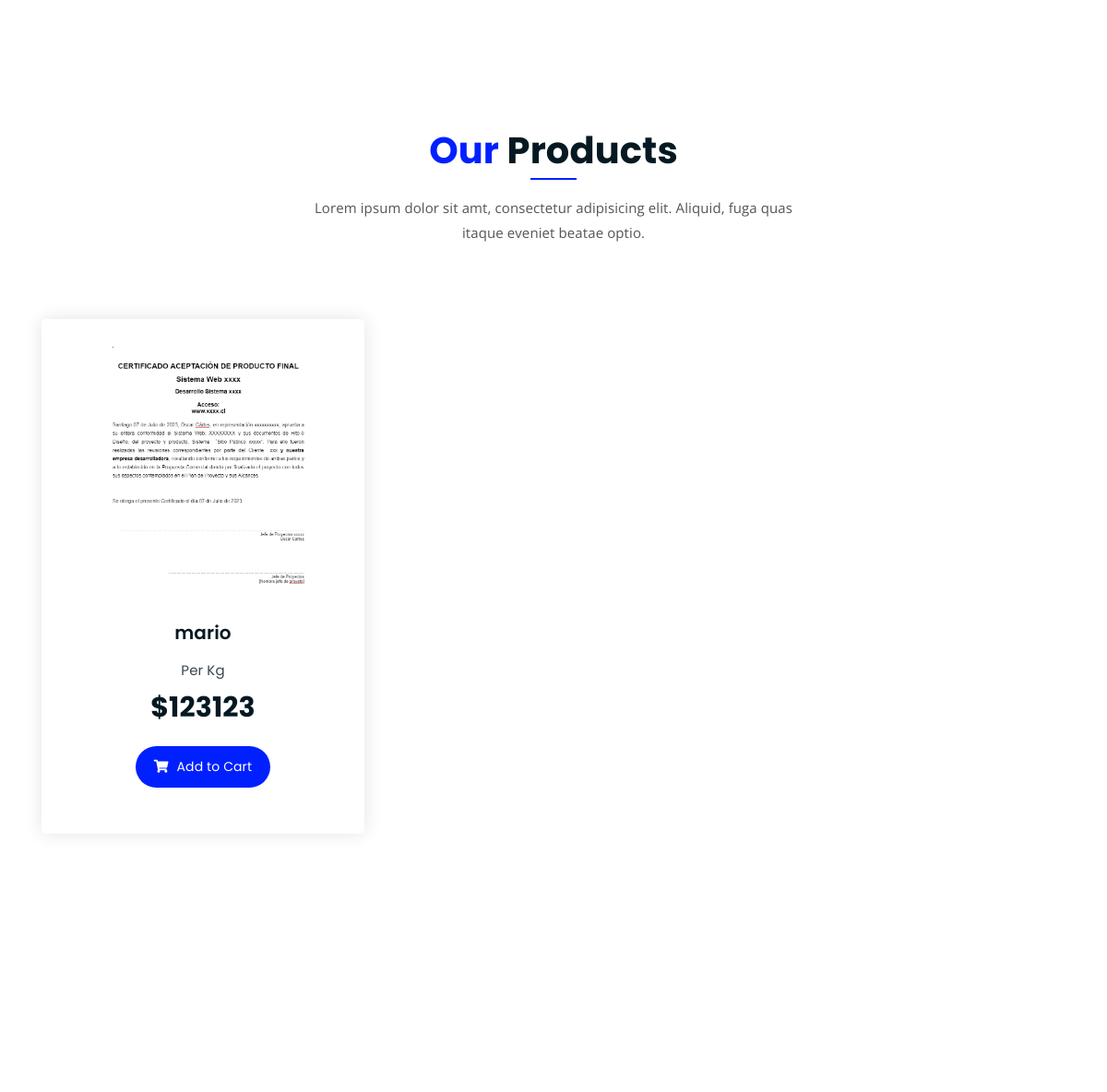
Before: /productos (middle part) with the older database file.
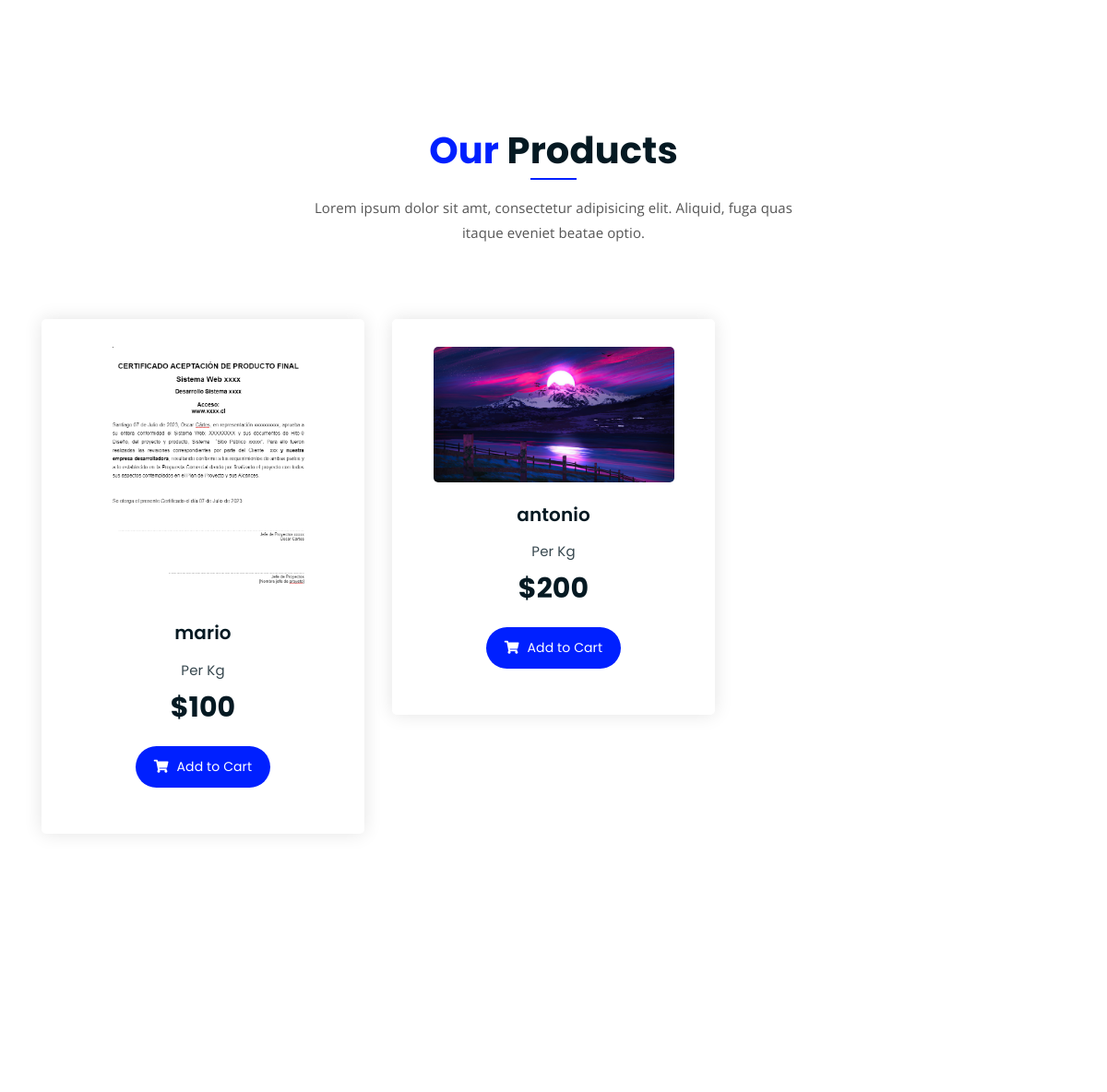
After: the same page with the newer database file.
### core/models.py (models this page shows, shortened)
class Producto(models.Model):
    nombre = models.CharField(max_length=50)
    precio = models.IntegerField()
    stock = models.IntegerField()
    descripcion = models.CharField(max_length=250)
    tipo = models.ForeignKey(TipoProducto, on_delete=models.CASCADE)
    vencimiento = models.DateField(default=date.today)
    imagen = models.ImageField(null=True,blank=True)
    vigente = models.BooleanField()

### core/views.py (the view)
# urls.py: path('productos', productos, name="productos"),
def productos(request):
    categorias = TipoProducto.objects.all()  # Obtén todos los tipos de productos (categorías)
    productosAll = Producto.objects.all()
    page = request.GET.get('page', 1)
    try:
        paginator = Paginator(productosAll, 5)
        productosAll = paginator.page(page)
    except:
        raise Http404
    data = {
        'listado': productosAll,
        'paginator': paginator,
        'categorias': categorias,
    }
    return render(request, 'core/productos.html',data)

### core/templates/core/Productos.html (shortened to what this page needs)
{% extends 'core/base.html' %}
{% load static %}
{% block contenido %}
<div class="product-section mt-150 mb-150" style="margin-bottom: 400px;">
    <div class="container">
        <div class="row">
            <div class="col-lg-8 offset-lg-2 text-center">
                <div class="section-title">
                    <h3><span class="orange-text">Our</span> Products</h3>
                    <p>Lorem ipsum dolor sit amt, consectetur adipisicing elit. Aliquid, fuga quas itaque eveniet beatae optio.</p>
                </div>
            </div>
        </div>
        <div class="row">
            {% for aux in listado %}
                <div class="col-lg-4 col-md-6 text-center">
                    <div class="single-product-item">
                        <div class="product-image">
                            <a href="{% url 'descripcion' aux.id %}">
                                {% if aux.imagen %}
                                    <img src="{{ aux.imagen.url }}" alt="{{ aux.nombre }}">
                                {% else %}
                                    <img src="{% static 'core/img/products/product-img-1.jpg' %}" alt="{{ aux.nombre }}">
                                {% endif %}
                            </a>
                        </div>
                        <h3>{{ aux.nombre }}</h3>
                        <p class="product-price"><span>Per Kg</span> ${{ aux.precio }}</p>
                        <a href="{% url 'descripcion' aux.id %}" class="cart-btn"><i class="fas fa-shopping-cart"></i> Add to Cart</a>
                    </div>
                </div>
            {% endfor %}
        </div>
    </div>
</div>
{% endblock %}

Changed rows visible on the page:
changed Producto "mario": precio "123123" → "100"
added Producto: imagen (picture), nombre "antonio", precio "200"
